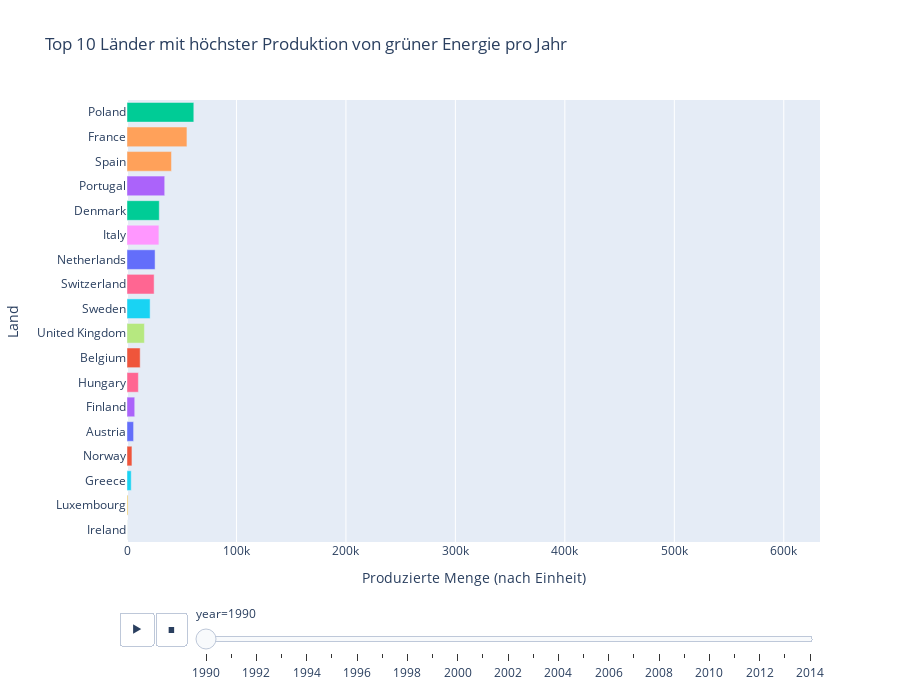

The notebook cell this image was saved under:
### Markdown cell above
# 2. Interaktive Visualisierung: Dropdown pro Jahr

### Code cell
# Plot erstellen
fig = px.bar(
    df_green_year_country,
    x='quantity',
    y='country_or_area',
    color='country_or_area',
    animation_frame='year',
    orientation='h',
    range_x=[0, df_green_year_country['quantity'].max()*1.1],
    title='Top 10 Länder mit höchster Produktion von grüner Energie pro Jahr',
    labels={'quantity': 'Produzierte Menge (nach Einheit)', 'country_or_area': 'Land'}
)

# Sortierung innerhalb jedes Frames auf Top 10
fig.update_layout(
    yaxis={'categoryorder':'total ascending'},
    height=700,
    showlegend=False
)

fig.show()

### Figure 1 — Plotly figure (JSON) as saved in the notebook; plotly's stock layout.template omitted (floating-point values rounded to 4 significant figures)
{"data": [{"hovertemplate": "Land=%{y}<br>year=1990<br>Produzierte Menge (nach Einheit)=%{x}<extra></extra>", "legendgroup": "Austria", "marker": {"color": "#636efa", "pattern": {"shape": ""}}, "name": "Austria", "orientation": "h", "showlegend": true, "textposition": "auto", "type": "bar", "x": [6014.0], "xaxis": "x", "y": ["Austria"], "yaxis": "y"}, {"hovertemplate": "Land=%{y}<br>year=1990<br>Produzierte Menge (nach Einheit)=%{x}<extra></extra>", "legendgroup": "Belgium", "marker": {"color": "#EF553B", "pattern": {"shape": ""}}, "name": "Belgium", "orientation": "h", "showlegend": true, "textposition": "auto", "type": "bar", "x": [12030.0], "xaxis": "x", "y": ["Belgium"], "yaxis": "y"}, {"hovertemplate": "Land=%{y}<br>year=1990<br>Produzierte Menge (nach Einheit)=%{x}<extra></extra>", "legendgroup": "Denmark", "marker": {"color": "#00cc96", "pattern": {"shape": ""}}, "name": "Denmark", "orientation": "h", "showlegend": true, "textposition": "auto", "type": "bar", "x": [29480.0], "xaxis": "x", "y": ["Denmark"], "yaxis": "y"}, {"hovertemplate": "Land=%{y}<br>year=1990<br>Produzierte Menge (nach Einheit)=%{x}<extra></extra>", "legendgroup": "Finland", "marker": {"color": "#ab63fa", "pattern": {"shape": ""}}, "name": "Finland", "orientation": "h", "showlegend": true, "textposition": "auto", "type": "bar", "x": [7059.0], "xaxis": "x", "y": ["Finland"], "yaxis": "y"}, {"hovertemplate": "Land=%{y}<br>year=1990<br>Produzierte Menge (nach Einheit)=%{x}<extra></extra>", "legendgroup": "France", "marker": {"color": "#FFA15A", "pattern": {"shape": ""}}, "name": "France", "orientation": "h", "showlegend": true, "textposition": "auto", "type": "bar", "x": [54760.0], "xaxis": "x", "y": ["France"], "yaxis": "y"}, {"hovertemplate": "Land=%{y}<br>year=1990<br>Produzierte Menge (nach Einheit)=%{x}<extra></extra>", "legendgroup": "Greece", "marker": {"color": "#19d3f3", "pattern": {"shape": ""}}, "name": "Greece", "orientation": "h", "showlegend": true, "textposition": "auto", "type": "bar", "x": [3856.0], "xaxis": "x", "y": ["Greece"], "yaxis": "y"}, {"hovertemplate": "Land=%{y}<br>year=1990<br>Produzierte Menge (nach Einheit)=%{x}<extra></extra>", "legendgroup": "Hungary", "marker": {"color": "#FF6692", "pattern": {"shape": ""}}, "name": "Hungary", "orientation": "h", "showlegend": true, "textposition": "auto", "type": "bar", "x": [10390.0], "xaxis": "x", "y": ["Hungary"], "yaxis": "y"}, {"hovertemplate": "Land=%{y}<br>year=1990<br>Produzierte Menge (nach Einheit)=%{x}<extra></extra>", "legendgroup": "Ireland", "marker": {"color": "#B6E880", "pattern": {"shape": ""}}, "name": "Ireland", "orientation": "h", "showlegend": true, "textposition": "auto", "type": "bar", "x": [95.0], "xaxis": "x", "y": ["Ireland"], "yaxis": "y"}, {"hovertemplate": "Land=%{y}<br>year=1990<br>Produzierte Menge (nach Einheit)=%{x}<extra></extra>", "legendgroup": "Italy", "marker": {"color": "#FF97FF", "pattern": {"shape": ""}}, "name": "Italy", "orientation": "h", "showlegend": true, "textposition": "auto", "type": "bar", "x": [29140.0], "xaxis": "x", "y": ["Italy"], "yaxis": "y"}, {"hovertemplate": "Land=%{y}<br>year=1990<br>Produzierte Menge (nach Einheit)=%{x}<extra></extra>", "legendgroup": "Luxembourg", "marker": {"color": "#FECB52", "pattern": {"shape": ""}}, "name": "Luxembourg", "orientation": "h", "showlegend": true, "textposition": "auto", "type": "bar", "x": [954.0], "xaxis": "x", "y": ["Luxembourg"], "yaxis": "y"}, {"hovertemplate": "Land=%{y}<br>year=1990<br>Produzierte Menge (nach Einheit)=%{x}<extra></extra>", "legendgroup": "Netherlands", "marker": {"color": "#636efa", "pattern": {"shape": ""}}, "name": "Netherlands", "orientation": "h", "showlegend": true, "textposition": "auto", "type": "bar", "x": [25660.0], "xaxis": "x", "y": ["Netherlands"], "yaxis": "y"}, {"hovertemplate": "Land=%{y}<br>year=1990<br>Produzierte Menge (nach Einheit)=%{x}<extra></extra>", "legendgroup": "Norway", "marker": {"color": "#EF553B", "pattern": {"shape": ""}}, "name": "Norway", "orientation": "h", "showlegend": true, "textposition": "auto", "type": "bar", "x": [4515.0], "xaxis": "x", "y": ["Norway"], "yaxis": "y"}, {"hovertemplate": "Land=%{y}<br>year=1990<br>Produzierte Menge (nach Einheit)=%{x}<extra></extra>", "legendgroup": "Poland", "marker": {"color": "#00cc96", "pattern": {"shape": ""}}, "name": "Poland", "orientation": "h", "showlegend": true, "textposition": "auto", "type": "bar", "x": [61040.0], "xaxis": "x", "y": ["Poland"], "yaxis": "y"}, {"hovertemplate": "Land=%{y}<br>year=1990<br>Produzierte Menge (nach Einheit)=%{x}<extra></extra>", "legendgroup": "Portugal", "marker": {"color": "#ab63fa", "pattern": {"shape": ""}}, "name": "Portugal", "orientation": "h", "showlegend": true, "textposition": "auto", "type": "bar", "x": [34450.0], "xaxis": "x", "y": ["Portugal"], "yaxis": "y"}, {"hovertemplate": "Land=%{y}<br>year=1990<br>Produzierte Menge (nach Einheit)=%{x}<extra></extra>", "legendgroup": "Spain", "marker": {"color": "#FFA15A", "pattern": {"shape": ""}}, "name": "Spain", "orientation": "h", "showlegend": true, "textposition": "auto", "type": "bar", "x": [40640.0], "xaxis": "x", "y": ["Spain"], "yaxis": "y"}, {"hovertemplate": "Land=%{y}<br>year=1990<br>Produzierte Menge (nach Einheit)=%{x}<extra></extra>", "legendgroup": "Sweden", "marker": {"color": "#19d3f3", "pattern": {"shape": ""}}, "name": "Sweden", "orientation": "h", "showlegend": true, "textposition": "auto", "type": "bar", "x": [21110.0], "xaxis": "x", "y": ["Sweden"], "yaxis": "y"}, {"hovertemplate": "Land=%{y}<br>year=1990<br>Produzierte Menge (nach Einheit)=%{x}<extra></extra>", "legendgroup": "Switzerland", "marker": {"color": "#FF6692", "pattern": {"shape": ""}}, "name": "Switzerland", "orientation": "h", "showlegend": true, "textposition": "auto", "type": "bar", "x": [24780.0], "xaxis": "x", "y": ["Switzerland"], "yaxis": "y"}, {"hovertemplate": "Land=%{y}<br>year=1990<br>Produzierte Menge (nach Einheit)=%{x}<extra></extra>", "legendgroup": "United Kingdom", "marker": {"color": "#B6E880", "pattern": {"shape": ""}}, "name": "United Kingdom", "orientation": "h", "showlegend": true, "textposition": "auto", "type": "bar", "x": [15920.0], "xaxis": "x", "y": ["United Kingdom"], "yaxis": "y"}], "layout": {"barmode": "relative", "height": 700, "legend": {"title": {"text": "Land"}, "tracegroupgap": 0}, "showlegend": false, "sliders": [{"active": 0, "currentvalue": {"prefix": "year="}, "len": 0.9, "pad": {"b": 10, "t": 60}, "steps": [{"args": [["1990"], {"frame": {"duration": 0, "redraw": true}, "fromcurrent": true, "mode": "immediate", "transition": {"duration": 0, "easing": "linear"}}], "label": "1990", "method": "animate"}, {"args": [["1991"], {"frame": {"duration": 0, "redraw": true}, "fromcurrent": true, "mode": "immediate", "transition": {"duration": 0, "easing": "linear"}}], "label": "1991", "method": "animate"}, {"args": [["1992"], {"frame": {"duration": 0, "redraw": true}, "fromcurrent": true, "mode": "immediate", "transition": {"duration": 0, "easing": "linear"}}], "label": "1992", "method": "animate"}, {"args": [["1993"], {"frame": {"duration": 0, "redraw": true}, "fromcurrent": true, "mode": "immediate", "transition": {"duration": 0, "easing": "linear"}}], "label": "1993", "method": "animate"}, {"args": [["1994"], {"frame": {"duration": 0, "redraw": true}, "fromcurrent": true, "mode": "immediate", "transition": {"duration": 0, "easing": "linear"}}], "label": "1994", "method": "animate"}, {"args": [["1995"], {"frame": {"duration": 0, "redraw": true}, "fromcurrent": true, "mode": "immediate", "transition": {"duration": 0, "easing": "linear"}}], "label": "1995", "method": "animate"}, {"args": [["1996"], {"frame": {"duration": 0, "redraw": true}, "fromcurrent": true, "mode": "immediate", "transition": {"duration": 0, "easing": "linear"}}], "label": "1996", "method": "animate"}, {"args": [["1997"], {"frame": {"duration": 0, "redraw": true}, "fromcurrent": true, "mode": "immediate", "transition": {"duration": 0, "easing": "linear"}}], "label": "1997", "method": "animate"}, {"args": [["1998"], {"frame": {"duration": 0, "redraw": true}, "fromcurrent": true, "mode": "immediate", "transition": {"duration": 0, "easing": "linear"}}], "label": "1998", "method": "animate"}, {"args": [["1999"], {"frame": {"duration": 0, "redraw": true}, "fromcurrent": true, "mode": "immediate", "transition": {"duration": 0, "easing": "linear"}}], "label": "1999", "method": "animate"}, {"args": [["2000"], {"frame": {"duration": 0, "redraw": true}, "fromcurrent": true, "mode": "immediate", "transition": {"duration": 0, "easing": "linear"}}], "label": "2000", "method": "animate"}, {"args": [["2001"], {"frame": {"duration": 0, "redraw": true}, "fromcurrent": true, "mode": "immediate", "transition": {"duration": 0, "easing": "linear"}}], "label": "2001", "method": "animate"}, {"args": [["2002"], {"frame": {"duration": 0, "redraw": true}, "fromcurrent": true, "mode": "immediate", "transition": {"duration": 0, "easing": "linear"}}], "label": "2002", "method": "animate"}, {"args": [["2003"], {"frame": {"duration": 0, "redraw": true}, "fromcurrent": true, "mode": "immediate", "transition": {"duration": 0, "easing": "linear"}}], "label": "2003", "method": "animate"}, {"args": [["2004"], {"frame": {"duration": 0, "redraw": true}, "fromcurrent": true, "mode": "immediate", "transition": {"duration": 0, "easing": "linear"}}], "label": "2004", "method": "animate"}, {"args": [["2005"], {"frame": {"duration": 0, "redraw": true}, "fromcurrent": true, "mode": "immediate", "transition": {"duration": 0, "easing": "linear"}}], "label": "2005", "method": "animate"}, {"args": [["2006"], {"frame": {"duration": 0, "redraw": true}, "fromcurrent": true, "mode": "immediate", "transition": {"duration": 0, "easing": "linear"}}], "label": "2006", "method": "animate"}, {"args": [["2007"], {"frame": {"duration": 0, "redraw": true}, "fromcurrent": true, "mode": "immediate", "transition": {"duration": 0, "easing": "linear"}}], "label": "2007", "method": "animate"}, {"args": [["2008"], {"frame": {"duration": 0, "redraw": true}, "fromcurrent": true, "mode": "immediate", "transition": {"duration": 0, "easing": "linear"}}], "label": "2008", "method": "animate"}, {"args": [["2009"], {"frame": {"duration": 0, "redraw": true}, "fromcurrent": true, "mode": "immediate", "transition": {"duration": 0, "easing": "linear"}}], "label": "2009", "method": "animate"}, {"args": [["2010"], {"frame": {"duration": 0, "redraw": true}, "fromcurrent": true, "mode": "immediate", "transition": {"duration": 0, "easing": "linear"}}], "label": "2010", "method": "animate"}, {"args": [["2011"], {"frame": {"duration": 0, "redraw": true}, "fromcurrent": true, "mode": "immediate", "transition": {"duration": 0, "easing": "linear"}}], "label": "2011", "method": "animate"}, {"args": [["2012"], {"frame": {"duration": 0, "redraw": true}, "fromcurrent": true, "mode": "immediate", "transition": {"duration": 0, "easing": "linear"}}], "label": "2012", "method": "animate"}, {"args": [["2013"], {"frame": {"duration": 0, "redraw": true}, "fromcurrent": true, "mode": "immediate", "transition": {"duration": 0, "easing": "linear"}}], "label": "2013", "method": "animate"}, {"args": [["2014"], {"frame": {"duration": 0, "redraw": true}, "fromcurrent": true, "mode": "immediate", "transition": {"duration": 0, "easing": "linear"}}], "label": "2014", "method": "animate"}], "x": 0.1, "xanchor": "left", "y": 0, "yanchor": "top"}], "title": {"text": "Top 10 Länder mit höchster Produktion von grüner Energie pro Jahr"}, "updatemenus": [{"buttons": [{"args": [null, {"frame": {"duration": 500, "redraw": true}, "fromcurrent": true, "mode": "immediate", "transition": {"duration": 500, "easing": "linear"}}], "label": "&#9654;", "method": "animate"}, {"args": [[null], {"frame": {"duration": 0, "redraw": true}, "fromcurrent": true, "mode": "immediate", "transition": {"duration": 0, "easing": "linear"}}], "label": "&#9724;", "method": "animate"}], "direction": "left", "pad": {"r": 10, "t": 70}, "showactive": false, "type": "buttons", "x": 0.1, "xanchor": "right", "y": 0, "yanchor": "top"}], "xaxis": {"anchor": "y", "domain": [0, 1], "range": [0, 633100.0], "title": {"text": "Produzierte Menge (nach Einheit)"}}, "yaxis": {"anchor": "x", "categoryarray": ["Serbia", "North Macedonia", "Malta", "Liechtenstein", "Bulgaria", "Moldova", "Andorra", "Slovakia", "Cyprus", "Slovenia", "Iceland", "Romania", "Lithuania", "Latvia", "Estonia", "Czech Republic", "Croatia", "Belarus", "Germany", "United Kingdom", "Switzerland", "Sweden", "Spain", "Portugal", "Poland", "Norway", "Netherlands", "Luxembourg", "Italy", "Ireland", "Hungary", "Greece", "France", "Finland", "Denmark", "Belgium", "Austria"], "categoryorder": "total ascending", "domain": [0, 1], "title": {"text": "Land"}}}}
